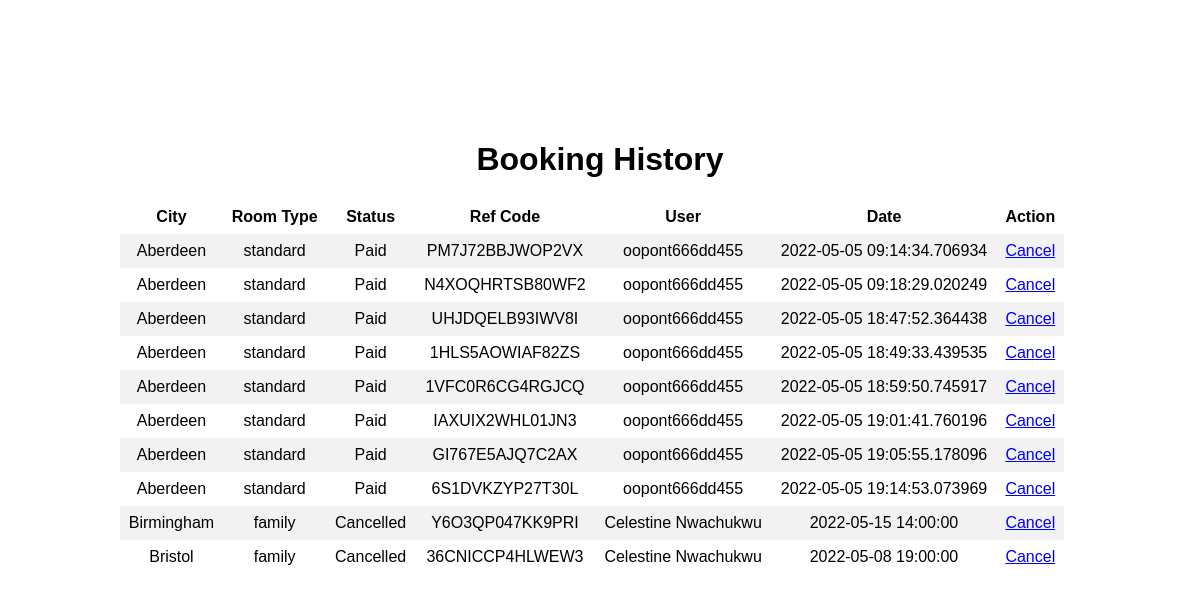
/my-bookings, run on the app's committed database.
### models/my_models.py (models this page shows, shortened)
class Booking(db.Model):
    id = db.Column(db.Integer, primary_key=True)
    user_id = db.Column(db.Integer(), db.ForeignKey('user.id'), nullable=False)
    hotel_id = db.Column(db.Integer(), db.ForeignKey('hotel.id'), nullable=False)
    room_type = db.Column(db.Enum(RoomTypeEnum), default=RoomTypeEnum.standard, nullable=False)
    status = db.Column(db.Enum(BookingStatusEnum), default=BookingStatusEnum.paid, nullable=False)
    date = db.Column(db.DateTime(), nullable=False)
    number_people = db.Column(db.Integer(), nullable=False)
    amount = db.Column(db.Float(), nullable=False)
    ref_code = db.Column(db.String(500), nullable=False)
    booked_date = db.Column(db.DateTime(), default=datetime.utcnow, nullable=False)
    season = db.Column(db.Enum(SeasonTypeEnum), default=SeasonTypeEnum.peak, nullable=False)
    cancel_charge = db.Column(db.Float(), default=0.0)

class Hotel(db.Model):
    id = db.Column(db.Integer, primary_key=True)
    city = db.Column(db.String(50), nullable=False)
    capacity = db.Column(db.Integer, nullable=False)
    peak_rate = db.Column(db.Float(), nullable=False)
    off_peak_rate = db.Column(db.Float(), nullable=False)
    available = db.Column(db.Boolean(), default=False, nullable=False)
    description = db.Column(db.String(500), nullable=False)
    date = db.Column(db.DateTime(), default=datetime.utcnow)
    booking = db.relationship('Booking', backref='hotel', lazy=True)

class User(UserMixin, db.Model):
    id = db.Column(db.Integer, primary_key=True)
    username = db.Column(db.String(50), index=True, unique=True)
    email = db.Column(db.String(150), unique=True, index=True)
    password_hash = db.Column(db.String(150))
    staff = db.Column(db.Boolean, default=False, nullable=False)
    joined_at = db.Column(db.DateTime(), default=datetime.utcnow, index=True)
    bookings = db.relationship('Booking', backref='user', lazy=True)

### app.py (the view)
@app.route('/my-bookings')
def my_bookings():
    bookings = Booking.query.order_by(Booking.id).all()
    return render_template('my_bookings.html', bookings=bookings)

### templates/my_bookings.html (shortened to what this page needs)
{% extends "base.html" %}
{% block content %}
<div class="content">
  <h1>{{ current_user.username }}  Booking History</h1>
  <table>
    <tr>
      <th>City</th>
      <th>Room Type</th>
      <th>Status</th>
      <th>Ref Code</th>
      <th>User</th>
      <th>Date</th>
      <th>Action</th>
      <th></th>
    </tr>
    {% if bookings %}
      {% for booking in bookings %}
        <tr>
          <td>{{ booking.hotel.city }}</td>
          <td>{{ booking.room_type.value }}</td>
          <td>{{ booking.status.value }}</td>
          <td>{{ booking.ref_code }}</td>
          <td>{{ booking.user.username }}</td>
          <td>{{ booking.date }}</td>
          <td>
            <a href="{{ url_for('cancel_booking', id=booking.id) }}">Cancel</a>
          </td>
        </tr>
      {% endfor %}
    {% else %}
    <tr>
      <td colspan="6">
      <h2 style="text-align:center;" >No Bookings Available</h2>
      </td>
    </tr>
    {% endif %}
  </table>
</div>
{% endblock content %}

### templates/base.html (shortened to what this page needs)
<!DOCTYPE html>
<html>
    <head>
        <link rel="stylesheet" href="{{ url_for('static', filename='css/main.css') }}">
    </head>
    <body>
        {% block content %}{% endblock content %}
    </body>
</html>

### static/css/main.css (style rules this page uses)
html { margin: 0 ; }
body { margin:0 auto; text-align: center; font-family: Arial, Helvetica, sans-serif; }
table { border-collapse: collapse; width: 100%; }
th, td { text-align: center; padding: 8px; }
tr:nth-child(even) { background-color: #f2f2f2; }
.content { padding: 10%; }

### data on the page
Booking: hotel.city "Aberdeen", room_type.value "standard", status.value "Paid", ref_code "PM7J72BBJWOP2VX", user.username "oopont666dd455", date "2022-05-05 09:14:34.706934"
Booking: hotel.city "Aberdeen", room_type.value "standard", status.value "Paid", ref_code "N4XOQHRTSB80WF2", user.username "oopont666dd455", date "2022-05-05 09:18:29.020249"
Booking: hotel.city "Aberdeen", room_type.value "standard", status.value "Paid", ref_code "UHJDQELB93IWV8I", user.username "oopont666dd455", date "2022-05-05 18:47:52.364438"
Booking: hotel.city "Aberdeen", room_type.value "standard", status.value "Paid", ref_code "1HLS5AOWIAF82ZS", user.username "oopont666dd455", date "2022-05-05 18:49:33.439535"
Booking: hotel.city "Aberdeen", room_type.value "standard", status.value "Paid", ref_code "1VFC0R6CG4RGJCQ", user.username "oopont666dd455", date "2022-05-05 18:59:50.745917"
Booking: hotel.city "Aberdeen", room_type.value "standard", status.value "Paid", ref_code "IAXUIX2WHL01JN3", user.username "oopont666dd455", date "2022-05-05 19:01:41.760196"
Booking: hotel.city "Aberdeen", room_type.value "standard", status.value "Paid", ref_code "GI767E5AJQ7C2AX", user.username "oopont666dd455", date "2022-05-05 19:05:55.178096"
Booking: hotel.city "Aberdeen", room_type.value "standard", status.value "Paid", ref_code "6S1DVKZYP27T30L", user.username "oopont666dd455", date "2022-05-05 19:14:53.073969"
Booking: hotel.city "Birmingham", room_type.value "family", status.value "Cancelled", ref_code "Y6O3QP047KK9PRI", user.username "Celestine Nwachukwu", date "2022-05-15 14:00:00"
Booking: hotel.city "Bristol", room_type.value "family", status.value "Cancelled", ref_code "36CNICCP4HLWEW3", user.username "Celestine Nwachukwu", date "2022-05-08 19:00:00"
